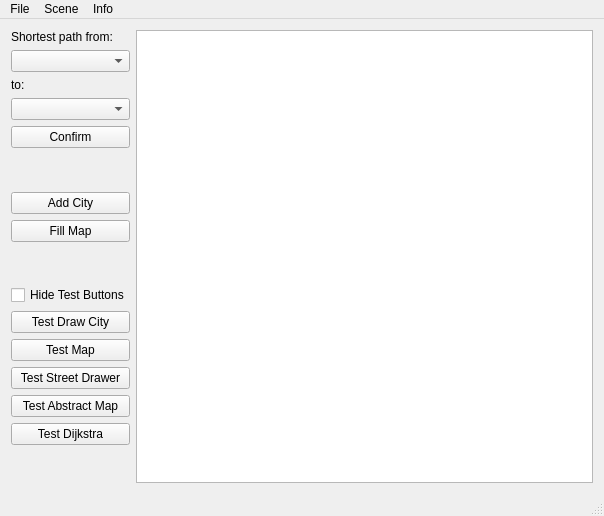
<?xml version="1.0" encoding="UTF-8"?>
<ui version="4.0">
 <class>MainWindow</class>
 <widget class="QMainWindow" name="MainWindow">
  <property name="geometry">
   <rect>
    <x>0</x>
    <y>0</y>
    <width>604</width>
    <height>516</height>
   </rect>
  </property>
  <property name="windowTitle">
   <string>MainWindow</string>
  </property>
  <widget class="QWidget" name="centralWidget">
   <layout class="QGridLayout" name="gridLayout" columnstretch="0,0">
    <item row="0" column="0">
     <widget class="QLabel" name="fromLabel">
      <property name="text">
       <string>Shortest path from:</string>
      </property>
     </widget>
    </item>
    <item row="15" column="0">
     <spacer name="verticalSpacer">
      <property name="orientation">
       <enum>Qt::Vertical</enum>
      </property>
      <property name="sizeHint" stdset="0">
       <size>
        <width>20</width>
        <height>40</height>
       </size>
      </property>
     </spacer>
    </item>
    <item row="14" column="0">
     <widget class="QPushButton" name="testDijkstra">
      <property name="text">
       <string>Test Dijkstra</string>
      </property>
     </widget>
    </item>
    <item row="0" column="1" rowspan="16">
     <widget class="QGraphicsView" name="graphicsView"/>
    </item>
    <item row="9" column="0">
     <widget class="QCheckBox" name="hideTestButtons">
      <property name="text">
       <string>Hide Test Buttons</string>
      </property>
      <property name="checked">
       <bool>false</bool>
      </property>
     </widget>
    </item>
    <item row="2" column="0">
     <widget class="QLabel" name="toLabel">
      <property name="text">
       <string>to:</string>
      </property>
     </widget>
    </item>
    <item row="13" column="0">
     <widget class="QPushButton" name="testAbstractMap">
      <property name="text">
       <string>Test Abstract Map</string>
      </property>
     </widget>
    </item>
    <item row="5" column="0">
     <spacer name="verticalSpacer_2">
      <property name="orientation">
       <enum>Qt::Vertical</enum>
      </property>
      <property name="sizeHint" stdset="0">
       <size>
        <width>20</width>
        <height>40</height>
       </size>
      </property>
     </spacer>
    </item>
    <item row="10" column="0">
     <widget class="QPushButton" name="testDrawCity">
      <property name="text">
       <string>Test Draw City</string>
      </property>
     </widget>
    </item>
    <item row="6" column="0">
     <widget class="QPushButton" name="addCity">
      <property name="toolTip">
       <string>You can addd your own cities to the map</string>
      </property>
      <property name="text">
       <string>Add City</string>
      </property>
     </widget>
    </item>
    <item row="8" column="0">
     <spacer name="verticalSpacer_3">
      <property name="orientation">
       <enum>Qt::Vertical</enum>
      </property>
      <property name="sizeHint" stdset="0">
       <size>
        <width>20</width>
        <height>40</height>
       </size>
      </property>
     </spacer>
    </item>
    <item row="4" column="0">
     <widget class="QPushButton" name="pushButton_confirm_Input">
      <property name="toolTip">
       <string>Confirms your path search input</string>
      </property>
      <property name="text">
       <string>Confirm</string>
      </property>
     </widget>
    </item>
    <item row="7" column="0">
     <widget class="QPushButton" name="fillMap">
      <property name="toolTip">
       <string>Prefilled Map</string>
      </property>
      <property name="text">
       <string>Fill Map</string>
      </property>
     </widget>
    </item>
    <item row="11" column="0">
     <widget class="QPushButton" name="testMap">
      <property name="text">
       <string>Test Map</string>
      </property>
     </widget>
    </item>
    <item row="12" column="0">
     <widget class="QPushButton" name="testStreetDrawer">
      <property name="text">
       <string>Test Street Drawer</string>
      </property>
     </widget>
    </item>
    <item row="1" column="0">
     <widget class="QComboBox" name="fromInputBox">
      <property name="currentText">
       <string/>
      </property>
     </widget>
    </item>
    <item row="3" column="0">
     <widget class="QComboBox" name="toInputBox"/>
    </item>
   </layout>
  </widget>
  <widget class="QMenuBar" name="menuBar">
   <property name="geometry">
    <rect>
     <x>0</x>
     <y>0</y>
     <width>604</width>
     <height>26</height>
    </rect>
   </property>
   <widget class="QMenu" name="menuFile">
    <property name="title">
     <string>File</string>
    </property>
    <addaction name="separator"/>
    <addaction name="actionOpen"/>
    <addaction name="actionSave"/>
    <addaction name="separator"/>
    <addaction name="actionExit"/>
   </widget>
   <widget class="QMenu" name="menuScene">
    <property name="title">
     <string>Scene</string>
    </property>
    <addaction name="actionClear_Scene"/>
   </widget>
   <widget class="QMenu" name="menuInfo">
    <property name="title">
     <string>Info</string>
    </property>
    <addaction name="actionAbout"/>
   </widget>
   <addaction name="menuFile"/>
   <addaction name="menuScene"/>
   <addaction name="menuInfo"/>
  </widget>
  <widget class="QStatusBar" name="statusBar"/>
  <action name="actionOpen">
   <property name="enabled">
    <bool>false</bool>
   </property>
   <property name="text">
    <string>Open</string>
   </property>
  </action>
  <action name="actionSave">
   <property name="enabled">
    <bool>false</bool>
   </property>
   <property name="text">
    <string>Save</string>
   </property>
  </action>
  <action name="actionExit">
   <property name="text">
    <string>Exit</string>
   </property>
   <property name="shortcut">
    <string>Alt+E</string>
   </property>
  </action>
  <action name="actionClear_Scene">
   <property name="text">
    <string>Clear Scene</string>
   </property>
   <property name="shortcut">
    <string>Alt+S</string>
   </property>
  </action>
  <action name="actionAbout">
   <property name="text">
    <string>About</string>
   </property>
  </action>
 </widget>
 <layoutdefault spacing="6" margin="11"/>
 <resources/>
 <connections/>
</ui>
